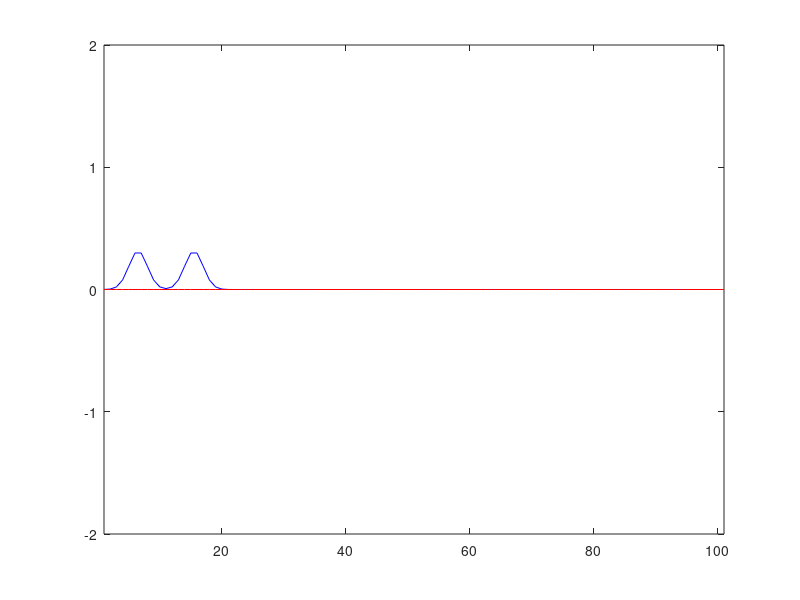
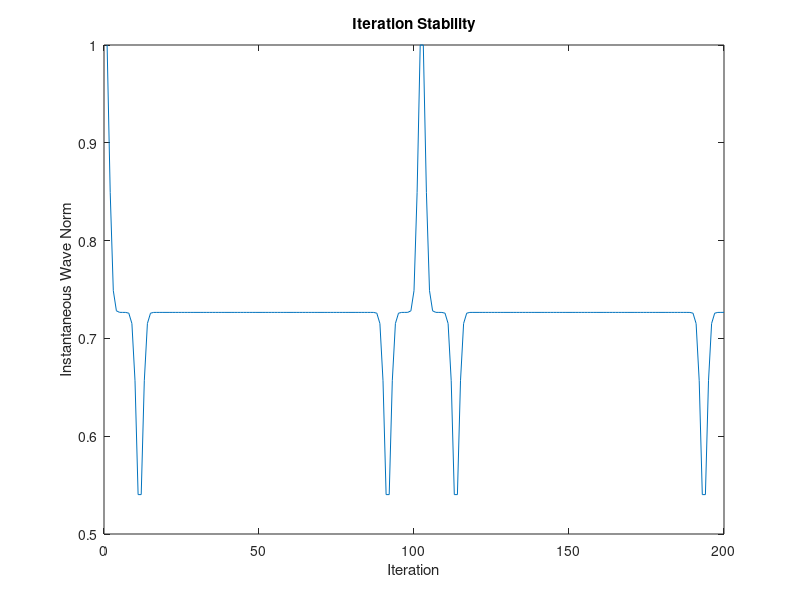

Write the MATLAB code that produced these figures, in order.
%% Standard wave equation simulation.

%--------------------------------------------------------------------------
% Set me!!!
N = 101;        % Spatial size
numIter = 200;  % Temporal size
pulsePos = 11;  % Initial pulse position
pulseWidth = 5; % Initial pulse width
%--------------------------------------------------------------------------

% Planck units
% c^2 := 1
% dx  := 1
% dt  := 1
x = (1:N)';

% Construct gaussian pulse.
f_pulse = exp(-(x-pulsePos).^2/pulseWidth);
f_pulse = f_pulse/norm(f_pulse);

% Construct 2nd order derivative operator (L = - d^2/dx^2)
e = ones([N,1]);
D = spdiags([-e/2,e/2], [-1,1], N, N);
L = spdiags([-e, 2*e, -e], [-1,0,1], N, N);

% Initial conditions.
f_prev = f_pulse;
f = f_pulse;
fim_prev = zeros([N,1]);
fim = zeros([N,1]);

fprintf(1,'||f||=%d\n', norm(f));
norms = zeros([numIter,1]);
norms(1) = norm(f);

h = figure;
for i=2:numIter
    % Jacobi iteration on d^2/dt^2 f = -Lf.
    f_next = -L*f + 2*f - f_prev;
    f_prev = f;
    f = f_next;
    
    % Just checking...
    norms(i) = norm(f+1i*fim);
    
    figure(h);
    % Why do I have to reset the damn axis?
    plot(x, f, 'b-'); hold on; plot(x, fim, 'r-'); hold off; axis([1,N,-2,2]);
    drawnow;
    pause(0.1);
end

fprintf(1,'||f||=%d\n', norm(f));
figure; plot(norms);
title('Iteration Stability');
ylabel('Instantaneous Wave Norm');
xlabel('Iteration');